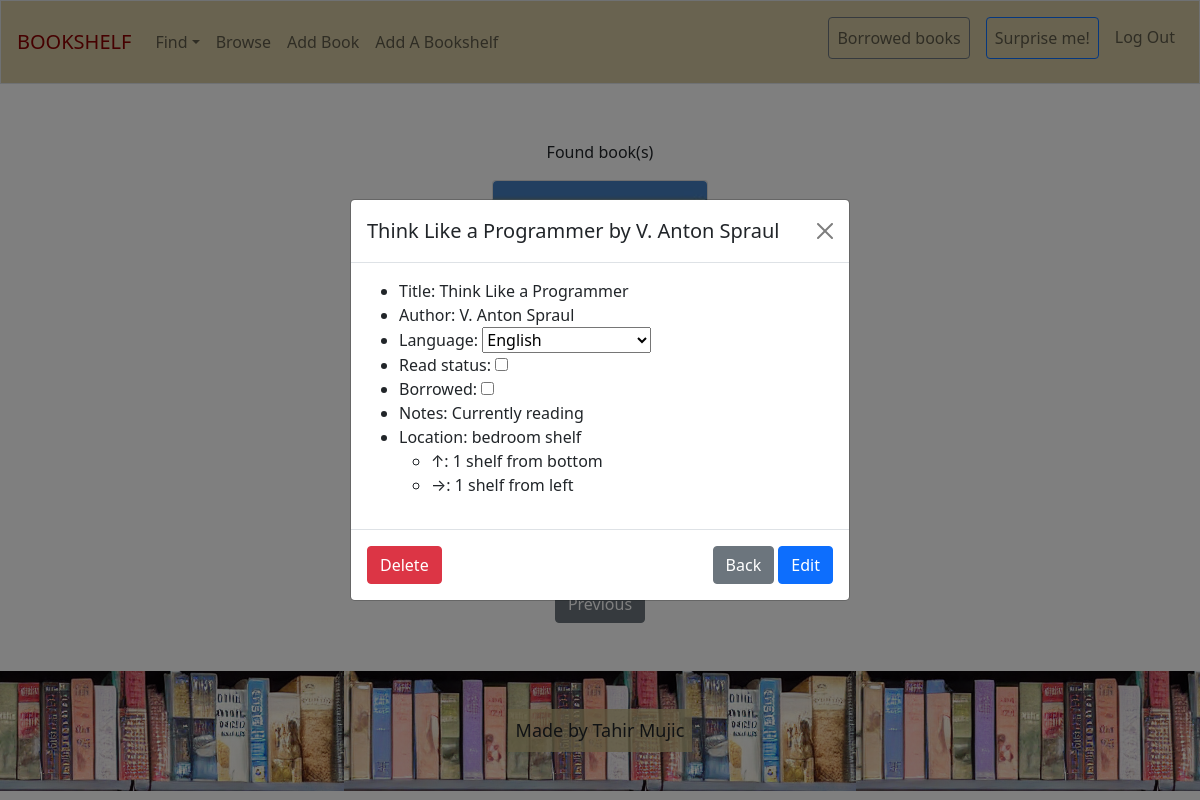
The app's page /book_details?id=82 (signed in) with its own data.
### tables this page shows
CREATE TABLE books (
    id INTEGER PRIMARY KEY AUTOINCREMENT NOT NULL,
    title TEXT NOT NULL,
    author TEXT NOT NULL,
    language TEXT,
    location_x INTEGER,
    location_y INTEGER,
    status TEXT,
    note TEXT,
    image TEXT,
    date TIMESTAMP DEFAULT CURRENT_TIMESTAMP NOT NULL,
    bookshelf_id INTEGER,
    user_id INTEGER, borrowed TEXT,
    FOREIGN KEY(bookshelf_id) REFERENCES bookshelves(id),
    FOREIGN KEY(user_id) REFERENCES users(id)
);

CREATE TABLE bookshelves (
    id INTEGER NOT NULL,
    width INTEGER NOT NULL,
    height INTEGER NOT NULL,
    description TEXT,
    image TEXT,
    user_id INTEGER NOT NULL,
    PRIMARY KEY(id),
    FOREIGN KEY (user_id) REFERENCES users(id)
);

### app.py (the view)
@app.route('/book_details', methods=['GET', 'POST'])
@login_required
def book_details():
    if request.method == 'POST':
        data = request.form
        loc_x = data['selected-max-width']
        loc_y = data['selected-max-height']
        if 'location-input' in data:
            loc = data['location-input']
        if data['submit'] == 'delete':
            book_id = data['book_id']
            db.execute("DELETE FROM books WHERE id =?;", book_id)
            return redirect('/')
        if 'status' in data:
            status = data['status']
        else:
            status = None
        if 'borrowed' in data:
            borrowed = data['borrowed']
            loc = 'None'
        else:
            borrowed = None
        if loc == 'None':
            loc_y = None
            loc_x = None
            loc = (None,)
        db.execute(
            "UPDATE books SET title = ?, author = ?, language = ?, location_y = ?, location_x = ?, status = ?, borrowed =?, note = ?, bookshelf_id = ? WHERE id = ?;",
            data['title'], data['author'], data['language'], loc_y, loc_x, status, borrowed, data['note'],
            loc, data['book_id']
        )
        return redirect('/')
    else:
        books = get_books()
        pages = paginate(books, 5)
        page = request.args.get('page', 0, type=int)
        book_id = request.args.get('id')
        book_details = db.execute(
            "SELECT id, title, author, language, status, borrowed, note, bookshelf_id, location_x, location_y FROM books WHERE id = ?;", book_id
        )
        shelf = db.execute(
            "SELECT description FROM bookshelves WHERE id=?;", book_details[0]['bookshelf_id'])
        bookshelves = db.execute(
            "SELECT id, width, height, description FROM bookshelves WHERE user_id =?;", session['user_id'])
        return render_template('book_details.html', books=books_to_show[0][page], book_details=book_details[0], shelf=shelf, bookshelves=bookshelves)

### app.py (called while the page is built)
@app.after_request
def after_request(response):
    response.headers['Cache-Control'] = 'no-cache, no-store, must-revalidate'
    response.headers['Expires'] = 0
    response.headers['Pragma'] = 'no-cache'
    return response

def get_books():
    books = db.execute(
        "SELECT id, title, author, image FROM books WHERE user_id=?", session['user_id'])
    return books

### helpers.py (called while the page is built)
def login_required(f):
    @wraps(f)
    def decorated_function(*args, **kwargs):
        if session.get("user_id") is None:
            return redirect("/login")
        return f(*args, **kwargs)
    return decorated_function

def paginate (list, per_page):
    if not per_page:
        per_page = 10
    pages = [list[x:x+per_page] for x in range(0, len(list), per_page)]
    return pages

### templates/book_details.html (shortened to what this page needs)
{% extends "index.html" %} {% block book_details %}
<div
	class="modal fade"
	id="exampleModal"
	tabindex="-1"
	aria-labelledby="exampleModalLabel"
	aria-hidden="true"
	data-bs-keyboard="false"
	data-bs-backdrop="static"
>
	<div class="modal-dialog modal-dialog-centered text-start">
		<div class="modal-content">
			<div class="modal-header">
				<h5 class="modal-title" id="exampleModalLabel">
					{{ book_details['title'] }} by {{ book_details['author'] }}
				</h5>
				<a
					href="javascript:window.history.back()"
					type="button"
					class="btn-close"
					aria-label="Close"
				></a>
			</div>
			<form action="/book_details" id="modal-form" method="post">
				<div class="modal-body">
					<ul>
						<li>
							Title:
							<span class="edit" data-input="title_input"
								>{{ book_details['title'] }}</span
							><input
						</li>
						<li>
							Author:
							<span class="edit" data-input="author-input"
								>{{ book_details['author'] }}</span
							>
						</li>
						<li>
							Language:
							<select
								id="language"
								data-default="{{ book_details['language'] }}"
								name="language"
							>
								<option value="EN">English</option>
							</select>
						</li>
						<li>
							Read status: {% if book_details['status'] %}
							<input type="checkbox" name="status" value="True" checked />
							{%else%}
							<input type="checkbox" name="status" value="True" />
							{% endif %}
						</li>
						<li>
							Borrowed: {% if book_details['borrowed'] %}
							<input
								id="borrowed"
								type="checkbox"
								name="borrowed"
								value="True"
								checked
							/>
							{%else%}
							<input
								id="borrowed"
								type="checkbox"
								name="borrowed"
								value="True"
							/>
							{% endif %}
						</li>
						<li>
							Notes:
							<span class="edit" data-input="note-input"
								>{{ book_details['note'] }}</span
							>
						</li>
						<li>
							Location:
							<span
								class="edit"
								id="current-shelf"
								data-input="location-input"
								name="location-input"
								data-default="{{book_details['bookshelf_id']}}"
							>
								{% if book_details['bookshelf_id'] == None %} Not on shelf {%
								else %} {{shelf[0]['description']}}
								<ul>
									<li>↑: {{ book_details['location_y'] }} shelf from bottom</li>
									<li>→: {{ book_details['location_x'] }} shelf from left</li>
								</ul>
								{%endif%}
							</span>
						</li>
					</ul>
				</div>
				<div class="modal-footer">
					<div class="float-left" style="margin-right: auto">
						<button
							id="delete-btn"
							name="submit"
							class="btn btn-danger"
							value="delete"
						>
							Delete
						</button>
					</div>
					<div class="float-right">
						<a
							href="javascript:window.history.back()"
							type="button"
							class="btn btn-secondary"
							>Back</a
						>
						<button
							id="edit-book"
							name="submit"
							value="edit"
							type="submit"
							class="btn btn-primary"
						>
							Edit
						</button>
					</div>
				</div>
			</form>
		</div>
	</div>
</div>
{% endblock %}

### templates/layout.html (style rules this page uses)
a { text-decoration: none; color: grey; }

### records on screen
books: title "Think Like a Programmer", author "V. Anton Spraul", language "English", note "Currently reading", location_y "1", location_x "1"
bookshelves: description "bedroom shelf"
